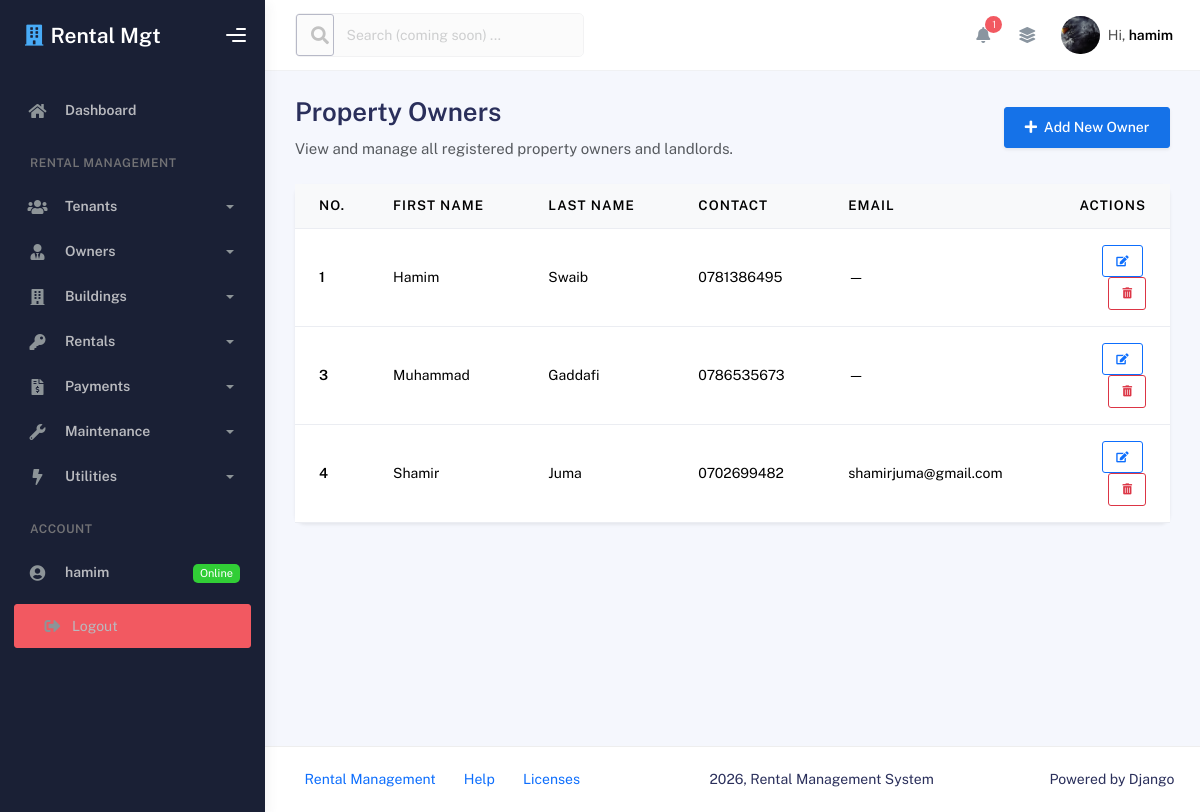
The page /owner/ (signed in) on the database its author committed.
### App/models.py (models this page shows, shortened)
class Owner(models.Model):
    first_name = models.CharField(max_length=20)
    last_name = models.CharField(max_length=20)
    contact = models.CharField(max_length=20)
    email = models.EmailField(max_length=255, blank=True, null=True)

### App/views.py (the view)
    @login_required
    def _wrapped_view(req, *args, **kwargs):
        if not (req.user.is_staff or req.user.is_superuser):
            return redirect('tenant_dashboard_page')
        return view_func(req, *args, **kwargs)

### App/forms.py
class OwnerForm(ModelForm):
    class Meta:
        model = Owner
        fields = '__all__'

### App/context_processors.py (called while the page is built)
def admin_notifications_processor(request):
    if not request.user.is_authenticated:
        return {}
    is_admin = request.user.is_staff or request.user.is_superuser
    context = {
        'is_admin': is_admin,
    }
    if is_admin:
        pending_requests = Maintenance.objects.filter(status='Pending').select_related(
            'rental__tenant', 'rental__building'
        ).order_by('-id')
        context['admin_notifications'] = pending_requests[:10]
        context['admin_notifications_count'] = pending_requests.count()
    else:
        tenant = getattr(request.user, 'tenant_profile', None)
        if not tenant:
            tenant = Tenant.objects.filter(email__iexact=request.user.email).first()
        context['tenant_profile'] = tenant
    return context

### App/models.py (called while the page is built)
    def __str__(self):
        return f"{self.first_name} {self.last_name}"

### App/views.py (called while the page is built)
def admin_required(view_func):
    @login_required
    def _wrapped_view(req, *args, **kwargs):
        if not (req.user.is_staff or req.user.is_superuser):
            return redirect('tenant_dashboard_page')
        return view_func(req, *args, **kwargs)
    return _wrapped_view

@admin_required
def owner_list_view(req):
    if req.method == "POST":
        form = OwnerForm(req.POST)
        if form.is_valid():
            form.save()
            messages.success(req, "Owner Added Successfully!")
            return redirect('owner_list_page')
    else:
        form = OwnerForm()
    owners = Owner.objects.all()
    return render(req, 'owner_list.html', {'owners': owners, 'form': form})

### App/templates/owner_list.html (shortened to what this page needs)
{% extends 'base.html' %}
{% load crispy_forms_tags %}
{% block content %}
<div class="d-flex justify-content-between align-items-center mb-4">
    <div>
        <h2 class="fw-bold mb-1">Property Owners</h2>
        <p class="text-muted mb-0">View and manage all registered property owners and landlords.</p>
    </div>
    <button type="button" class="btn btn-primary shadow-sm" data-bs-toggle="modal" data-bs-target="#addOwnerModal">
        <i class="fas fa-plus me-1"></i> Add New Owner
    </button>
</div>
<div class="card shadow-sm border-0">
    <div class="card-body p-0">
        <div class="table-responsive">
            <table class="table table-hover align-middle mb-0">
                <thead class="table-light">
                    <tr>
                        <th scope="col" style="width: 70px;">No.</th>
                        <th scope="col">First Name</th>
                        <th scope="col">Last Name</th>
                        <th scope="col">Contact</th>
                        <th scope="col">Email</th>
                        <th scope="col" class="text-end" style="width: 120px;">Actions</th>
                    </tr>
                </thead>
                <tbody>
                    {% for owner in owners %}
                    <tr>
                        <td class="fw-bold">{{ owner.id }}</td>
                        <td>{{ owner.first_name }}</td>
                        <td>{{ owner.last_name }}</td>
                        <td>{{ owner.contact }}</td>
                        <td>{{ owner.email|default:"&mdash;" }}</td>
                        <td class="text-end">
                            <a href="{% url 'edit_owner_page' owner.id %}" class="btn btn-sm btn-outline-primary me-1" title="Edit">
                                <i class="fas fa-edit"></i>
                            </a>
                            <form method="POST" action="{% url 'delete_owner_page' owner.id %}" class="d-inline"
                                  onsubmit="return confirm('Are you sure you want to delete this Owner?')">
                                <button type="submit" class="btn btn-sm btn-outline-danger" title="Delete">
                                    <i class="fas fa-trash-alt"></i>
                                </button>
                            </form>
                        </td>
                    </tr>
                    {% endfor %}
                </tbody>
            </table>
        </div>
    </div>
</div>
{% endblock content %}

### App/templates/base.html (shortened to what this page needs)
{% load static %}
<!DOCTYPE html>
<html lang="en">
<head>
    <link rel="stylesheet" href="{% static 'assets/css/bootstrap.min.css' %}" />
    <link rel="stylesheet" href="{% static 'assets/css/plugins.min.css' %}" />
    <link rel="stylesheet" href="{% static 'assets/css/kaiadmin.min.css' %}" />
</head>
<body>
    <div class="wrapper">
      <div class="sidebar" data-background-color="dark">
        <div class="sidebar-logo">
          <div class="logo-header" data-background-color="dark">
            <a href="{% url 'index_page' %}" class="logo text-white text-decoration-none d-flex align-items-center">
              <i class="fas fa-building text-info me-2 fs-4"></i>
              <span class="fw-bold fs-4 text-white">Rental Mgt</span>
            </a>
            <div class="nav-toggle">
              <button class="btn btn-toggle toggle-sidebar">
                <i class="gg-menu-right"></i>
              </button>
            </div>
          </div>
        </div>
        <div class="sidebar-wrapper scrollbar scrollbar-inner">
          <div class="sidebar-content">
            <ul class="nav nav-secondary">
              <li class="nav-item">
                <a href="{% url 'index_page' %}">
                  <i class="fas fa-home"></i>
                  <p>Dashboard</p>
                </a>
              </li>
              <li class="nav-section">
                <h4 class="text-section">Rental Management</h4>
              </li>
              <li class="nav-item">
                <a data-bs-toggle="collapse" href="#tenantsMenu">
                  <i class="fas fa-users"></i>
                  <p>Tenants</p>
                  <span class="caret"></span>
                </a>
              </li>
              <li class="nav-item">
                <a data-bs-toggle="collapse" href="#ownersMenu">
                  <i class="fas fa-user-tie"></i>
                  <p>Owners</p>
                  <span class="caret"></span>
                </a>
              </li>
              <li class="nav-item">
                <a data-bs-toggle="collapse" href="#buildingsMenu">
                  <i class="fas fa-building"></i>
                  <p>Buildings</p>
                  <span class="caret"></span>
                </a>
              </li>
              <li class="nav-item">
                <a data-bs-toggle="collapse" href="#rentalsMenu">
                  <i class="fas fa-key"></i>
                  <p>Rentals</p>
                  <span class="caret"></span>
                </a>
              </li>
              <li class="nav-item">
                <a data-bs-toggle="collapse" href="#paymentsMenu">
                  <i class="fas fa-file-invoice-dollar"></i>
                  <p>Payments</p>
                  <span class="caret"></span>
                </a>
              </li>
              <li class="nav-item">
                <a data-bs-toggle="collapse" href="#maintenanceMenu">
                  <i class="fas fa-wrench"></i>
                  <p>Maintenance</p>
                  <span class="caret"></span>
                </a>
              </li>
              <li class="nav-item">
                <a data-bs-toggle="collapse" href="#utilitiesMenu">
                  <i class="fas fa-bolt"></i>
                  <p>Utilities</p>
                  <span class="caret"></span>
                </a>
              </li>
              <li class="nav-section">
                <h4 class="text-section">Account</h4>
              </li>
              {% if user.is_authenticated %}
                <li class="nav-item">
                  <a href="#">
                    <i class="fas fa-user-circle"></i>
                    <p>{{ user.username }}</p>
                    <span class="badge badge-success">Online</span>
                  </a>
                </li>
                <li class="nav-item px-3 py-2">
                  <a href="{% url 'logout' %}" class="btn btn-danger btn-sm w-100 text-start text-white text-decoration-none">
                    <i class="fas fa-sign-out-alt me-2"></i> Logout
                  </a>
                </li>
              {% endif %}
            </ul>
          </div>
        </div>
      </div>
      <div class="main-panel">
        <div class="main-header">
          <nav
            class="navbar navbar-header navbar-header-transparent navbar-expand-lg border-bottom"
          >
            <div class="container-fluid">
              <nav
                class="navbar navbar-header-left navbar-expand-lg navbar-form nav-search p-0 d-none d-lg-flex"
              >
                <div class="input-group opacity-50" title="Search coming soon">
                  <div class="input-group-prepend">
                    <button type="button" class="btn btn-search pe-1" disabled>
                      <i class="fa fa-search search-icon"></i>
                    </button>
                  </div>
                  <input
                    type="text"
                    placeholder="Search (coming soon) ..."
                    class="form-control"
                    disabled
                  />
                </div>
              </nav>
              <ul class="navbar-nav topbar-nav ms-md-auto align-items-center">
                <li class="nav-item topbar-icon dropdown hidden-caret">
                  <a
                    class="nav-link dropdown-toggle"
                    href="#"
                    id="notifDropdown"
                    role="button"
                    data-bs-toggle="dropdown"
                    aria-haspopup="true"
                    aria-expanded="false"
                  >
                    <i class="fa fa-bell"></i>
                    {% if admin_notifications_count > 0 %}
                      <span class="notification bg-danger">{{ admin_notifications_count }}</span>
                    {% endif %}
                  </a>
                </li>
                <li class="nav-item topbar-icon dropdown hidden-caret">
                  <a
                    class="nav-link"
                    data-bs-toggle="dropdown"
                    href="#"
                    aria-expanded="false"
                  >
                    <i class="fas fa-layer-group"></i>
                  </a>
                </li>
                <li class="nav-item topbar-user dropdown hidden-caret">
                  <a
                    class="dropdown-toggle profile-pic"
                    data-bs-toggle="dropdown"
                    href="#"
                    aria-expanded="false"
                  >
                    <div class="avatar-sm">
                      <img
                        src="{% static 'assets/img/halo pic 1.jpg' %}"
                        alt="..."
                        class="avatar-img rounded-circle"
                      />
                    </div>
                    <span class="profile-username">
                      <span class="op-7">Hi,</span>
                      <span class="fw-bold">{{ user.username|default:"Guest" }}</span>
                    </span>
                  </a>
                </li>
              </ul>
            </div>
          </nav>
        </div>
        <div class="container">
          <div class="page-inner">
            {% block content %}
            {% endblock content %}
          </div>
        </div>
        <footer class="footer">
          <div class="container-fluid d-flex justify-content-between">
            <nav class="pull-left">
              <ul class="nav">
                <li class="nav-item">
                  <a class="nav-link" href="{% url 'index_page' %}">
                    Rental Management
                  </a>
                </li>
                <li class="nav-item">
                  <a class="nav-link" href="#"> Help </a>
                </li>
                <li class="nav-item">
                  <a class="nav-link" href="#"> Licenses </a>
                </li>
              </ul>
            </nav>
            <div class="copyright">
              2026, Rental Management System
            </div>
            <div>
              Powered by Django
            </div>
          </div>
        </footer>
      </div>
    </div>
</body>
</html>

### rows shown on the page
Owner: id "1", first_name "Hamim", last_name "Swaib", contact "0781386495", email "—"
Owner: id "3", first_name "Muhammad", last_name "Gaddafi", contact "0786535673", email "—"
Owner: id "4", first_name "Shamir", last_name "Juma", contact "0702699482", email "shamirjuma@gmail.com"

### other values the page prints
{{ user.username }} "hamim"
{{ admin_notifications_count }} "1"
{{ user.username|default:"Guest" }} "hamim"
